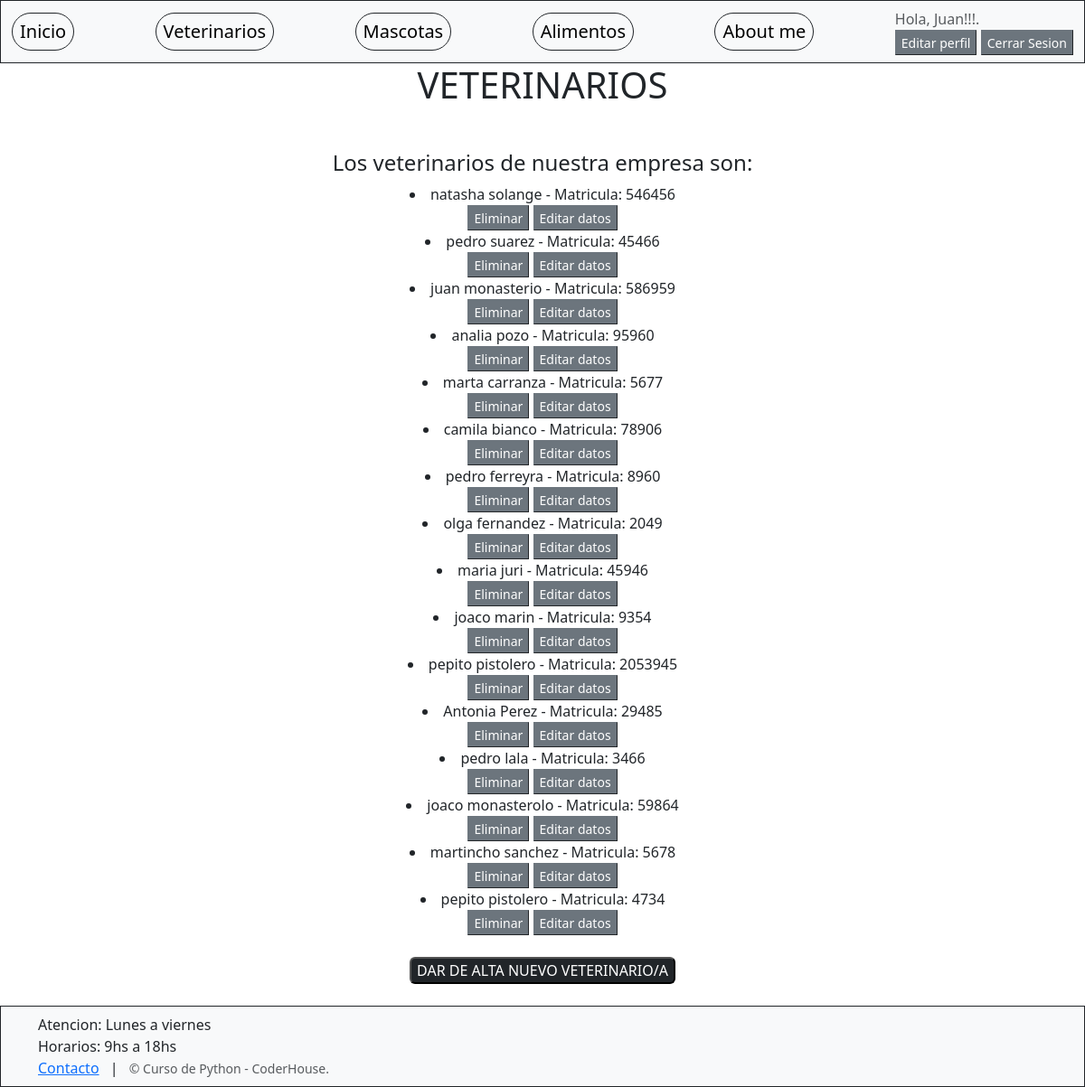
Screenshot of /AppCoder/veterinarios (signed in) with the database file from the repository.
### AppCoder/models.py (models this page shows)
class Veterinarios(models.Model):
    nombre=models.CharField(max_length=30)
    apellido= models.CharField(max_length=30)
    matricula= models.IntegerField()
    def __str__(self):
        return f"{self.nombre} {self.apellido} - Matricula: {self.matricula}"  #como va a aparecer en admin

### AppCoder/views.py (the view)
# urls.py: path('veterinarios', views.leerVeterinarios, name="LeerVeterinarios"),
def leerVeterinarios(request):
    veterinario= Veterinarios.objects.all()
    contexto= {"veterinarios": veterinario}
    return render(request, "AppCoder/veterinarios.html", contexto)

### AppCoder/templates/AppCoder/veterinarios.html
{% extends 'AppCoder/padre.html' %}
{% load static %}
{% block contenidoQueCambia %}
    <div class="text-center">
        <h1 class="mb-5">VETERINARIOS</h1>
        <h4> Los veterinarios de nuestra empresa son: </h4>
        {% for x in veterinarios %}
        <div>
            <li>{{x}}</li>
            <button class="border-secondary border-1 bg-secondary"><a href="{% url 'EliminarVeterinario' x.nombre %}" class="text-white small text-decoration-none">Eliminar</a></button>
            <button class="border-secondary border-1 bg-secondary"><a href="{% url 'EditarVeterinario' x.nombre %}" class="text-white small text-decoration-none">Editar datos</a></button>
        </div>
        {% endfor %}
    </div>
    <div class="text-center py-4">
        <button class="rounded bg-dark"><a href="{% url 'Veterinarios' %}" class=" text-white text-decoration-none" >DAR DE ALTA NUEVO VETERINARIO/A</a></button>
    </div>
{% endblock %}

### AppCoder/templates/AppCoder/padre.html (shortened to what this page needs)
<!DOCTYPE html>
<html lang="en">
<head>
    {% load static %}
    <link href="https://cdn.jsdelivr.net/npm/bootstrap@5.3.0-alpha1/dist/css/bootstrap.min.css" rel="stylesheet">
</head>
<body>
    <nav class="navbar navbar-light bg-light static-top border border-dark">
        <div class="container-fluid">
            <a class="navbar-brand border border-dark rounded-pill px-2" href="{% url 'Inicio' %}">Inicio</a>
            <a class="navbar-brand border border-dark rounded-pill px-2" href="{% url 'LeerVeterinarios' %}">Veterinarios</a>
            <a class="navbar-brand border border-dark rounded-pill px-2" href="{% url 'Mascotas' %}">Mascotas</a>
            <a class="navbar-brand border border-dark rounded-pill px-2" href="{% url 'Alimentos' %}">Alimentos</a>
            <a class="navbar-brand border border-dark rounded-pill px-2" href="{% url 'AboutMe' %}">About me</a>
            {% if request.user.is_authenticated %}
            <div>
                <p class="text-muted mb-4 mb-lg-0"> Hola, {{user.username}}!!!.</p>
                <button class="border-secondary border-1 bg-secondary"><a href="{% url 'EditarPerfil' %}" class="text-white small text-decoration-none">Editar perfil</a></button>
                <button class="border-secondary border-1 bg-secondary"><a href="{% url 'Logout' %}" class="text-white small text-decoration-none">Cerrar Sesion</a></button>
            </div>
            {% endif %}
        </div>
    </nav>
   <header class="masthead" >
        {% block contenidoQueCambia %}
        {% endblock %}
   </header>
    <footer class="footer bg-light border border-dark">
        <div class="container">
            <div class="row col-lg-6 h-100 my-auto">
                <div class="mt-2">
                    <ul class="list-inline mb-2">
                        <li class="list-inline-item"><a>Atencion: Lunes a viernes </a></li>
                        <li><a>Horarios: 9hs a 18hs </a></li>
                        <li class="list-inline-item"><a href="{% url 'Contacto' %}">Contacto</a></li>
                        <li class="list-inline-item">|</li>
                        <p class="text-muted small mb-4 mb-lg-0 list-inline-item">&copy; Curso de Python - CoderHouse.</p>
                    </ul>
                </div>
            </div>
        </div>
    </footer>
</body>
</html>

### rows the page displays
Veterinarios: nombre+apellido+matricula "natasha solange - Matricula: 546456"
Veterinarios: nombre+apellido+matricula "pedro suarez - Matricula: 45466"
Veterinarios: nombre+apellido+matricula "juan monasterio - Matricula: 586959"
Veterinarios: nombre+apellido+matricula "analia pozo - Matricula: 95960"
Veterinarios: nombre+apellido+matricula "marta carranza - Matricula: 5677"
Veterinarios: nombre+apellido+matricula "camila bianco - Matricula: 78906"
Veterinarios: nombre+apellido+matricula "pedro ferreyra - Matricula: 8960"
Veterinarios: nombre+apellido+matricula "olga fernandez - Matricula: 2049"
Veterinarios: nombre+apellido+matricula "maria juri - Matricula: 45946"
Veterinarios: nombre+apellido+matricula "joaco marin - Matricula: 9354"
Veterinarios: nombre+apellido+matricula "pepito pistolero - Matricula: 2053945"
Veterinarios: nombre+apellido+matricula "Antonia Perez - Matricula: 29485"
Veterinarios: nombre+apellido+matricula "pedro lala - Matricula: 3466"
Veterinarios: nombre+apellido+matricula "joaco monasterolo - Matricula: 59864"
Veterinarios: nombre+apellido+matricula "martincho sanchez - Matricula: 5678"
Veterinarios: nombre+apellido+matricula "pepito pistolero - Matricula: 4734"

### other values shown
{{ user.username }} "Juan"
